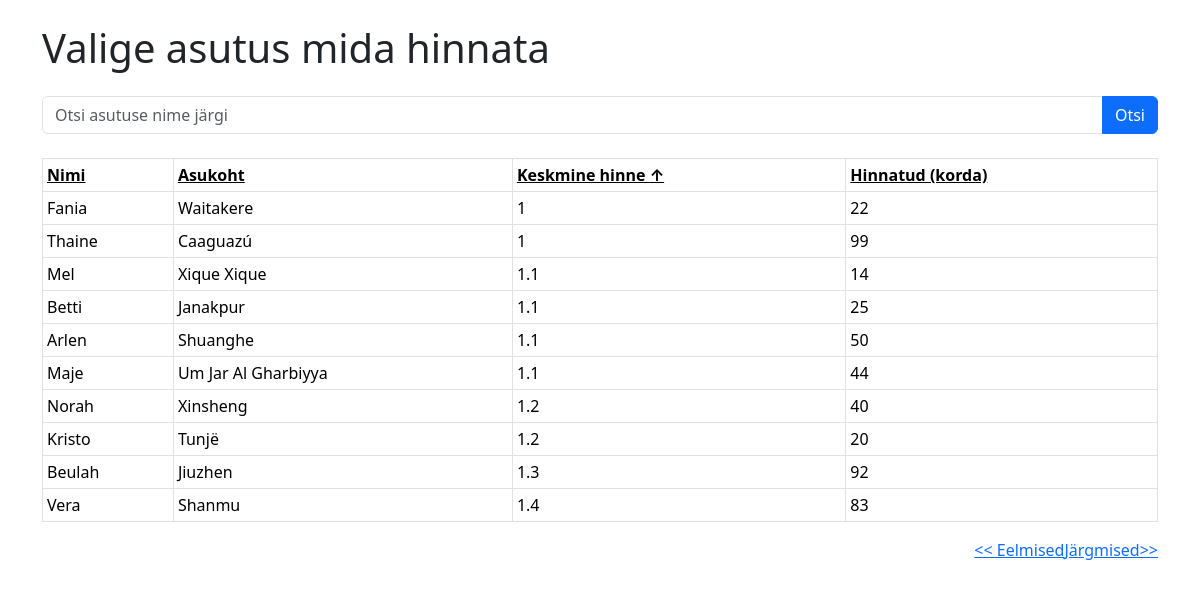
Page /Tieto/index.php?sort=keskmine_hinne&dir=ASC on the committed database.
### tables this page shows
CREATE TABLE `toidukohad` (
  `id` int(6) NOT NULL,
  `nimi` varchar(255) NOT NULL,
  `asukoht` varchar(255) NOT NULL,
  `keskmine_hinne` double NOT NULL,
  `hinnatud` int(6) NOT NULL
);

### Tieto/index.php (the view, shortened to what this page needs)
<?php include ('config.php'); ?>
<!doctype html>
<html lang="et">
    <head>
        <link
            href="https://cdn.jsdelivr.net/npm/bootstrap@5.3.2/dist/css/bootstrap.min.css"
            rel="stylesheet"
        />
    </head>
    <body>
    <?php
        $order_by = 'nimi';
        $order_dir = 'ASC';
        $allowed_columns = ['nimi', 'asukoht', 'keskmine_hinne', 'hinnatud'];
        $allowed_dirs = ['ASC', 'DESC'];
        if (!empty($_GET['sort']) && in_array($_GET['sort'], $allowed_columns)) {
            $order_by = $_GET['sort'];
        }
        if (!empty($_GET['dir']) && in_array($_GET['dir'], $allowed_dirs)) {
            $order_dir = $_GET['dir'];
        }
        if (isset($_GET['next'])) {
            $algus = $_GET['next'];
        } elseif (isset($_GET['prev'])) {
            $algus = max(0, $_GET['prev'] - 10);
        } else {
            $algus = 0;
        }
        $lopp = $algus + 10;
        if (!empty($_GET["s"])) {
            $s = "%{$_GET['s']}%";
            $stmt = $yhendus->prepare("SELECT * FROM toidukohad WHERE nimi LIKE ? ORDER BY $order_by $order_dir LIMIT ?, 10");
            $stmt->bind_param('si', $s, $algus);
        } else {
            $stmt = $yhendus->prepare("SELECT * FROM toidukohad ORDER BY $order_by $order_dir LIMIT ?, 10");
            $stmt->bind_param('i', $algus);
        }
        $stmt->execute();
        $valjund = $stmt->get_result();
    ?>
    <div class="container">
            <h1 class="my-4">Valige asutus mida hinnata</h1>
            <form method="get" action="index.php" class="mb-4">
                <div class="input-group">
                    <input type="text" class="form-control" placeholder="Otsi asutuse nime järgi" name="s" value="<?php echo isset($_GET['s']) ? $_GET['s'] : ''; ?>">
                    <button class="btn btn-primary aligne" type="submit">Otsi</button>
                </div>
            </form>
    <table class="table table-sm table-bordered">
    <tr>
        <th>
            <a href="?sort=nimi&dir=<?php echo ($order_by === 'nimi' && $order_dir === 'ASC') ? 'DESC' : 'ASC'; ?>" style="color: black;">
                Nimi
            </a>
        </th>
        <th>
            <a href="?sort=asukoht&dir=<?php echo ($order_by === 'asukoht' && $order_dir === 'ASC') ? 'DESC' : 'ASC'; ?>" style="color: black;">
                Asukoht
            </a>
        </th>
        <th>
            <a href="?sort=keskmine_hinne&dir=<?php echo ($order_by === 'keskmine_hinne' && $order_dir === 'ASC') ? 'DESC' : 'ASC'; ?>" style="color: black;">
                Keskmine hinne
                <?php echo ($order_by === 'keskmine_hinne') ? ($order_dir === 'ASC' ? '↑' : '↓') : ''; ?>
            </a>
        </th>
        <th>
            <a href="?sort=hinnatud&dir=<?php echo ($order_by === 'hinnatud' && $order_dir === 'ASC') ? 'DESC' : 'ASC'; ?>" style="color: black;">
                Hinnatud (korda)
            </a>
        </th>
    </tr>
    <?php
    if (mysqli_num_rows($valjund) > 0) {
        while($rida = mysqli_fetch_assoc($valjund)) {
            ?>
            <tr onclick="window.location.href='hinda_kohta.php?id=<?php echo $rida['id']; ?>'">
                <td><?php echo $rida['nimi']; ?></td>
                <td><?php echo $rida['asukoht']; ?></td>
                <td><?php echo $rida['keskmine_hinne']; ?></td>
                <td><?php echo $rida['hinnatud']; ?></td>
            </tr>
            <?php
        }
    } else {
        echo "<tr><td colspan='4'>Ühtegi söögikohta ei leitud</td></tr>";
    }
    ?>
</table>
    <div class="d-flex justify-content-end">
        <a href="?prev=<?php echo $algus; ?>&sort=<?php echo $order_by; ?>&dir=<?php echo $order_dir; ?>">&lt;&lt; Eelmised</a>
        <a href="?next=<?php echo $lopp; ?>&sort=<?php echo $order_by; ?>&dir=<?php echo $order_dir; ?>">Järgmised&gt;&gt;</a>
    </div>
    </div>
    </body>
</html>

### rows in the picture
toidukohad: nimi "Fania", asukoht "Waitakere", keskmine_hinne "1", hinnatud "22"
toidukohad: nimi "Thaine", asukoht "Caaguazú", keskmine_hinne "1", hinnatud "99"
toidukohad: nimi "Mel", asukoht "Xique Xique", keskmine_hinne "1.1", hinnatud "14"
toidukohad: nimi "Betti", asukoht "Janakpur", keskmine_hinne "1.1", hinnatud "25"
toidukohad: nimi "Arlen", asukoht "Shuanghe", keskmine_hinne "1.1", hinnatud "50"
toidukohad: nimi "Maje", asukoht "Um Jar Al Gharbiyya", keskmine_hinne "1.1", hinnatud "44"
toidukohad: nimi "Norah", asukoht "Xinsheng", keskmine_hinne "1.2", hinnatud "40"
toidukohad: nimi "Kristo", asukoht "Tunjë", keskmine_hinne "1.2", hinnatud "20"
toidukohad: nimi "Beulah", asukoht "Jiuzhen", keskmine_hinne "1.3", hinnatud "92"
toidukohad: nimi "Vera", asukoht "Shanmu", keskmine_hinne "1.4", hinnatud "83"
